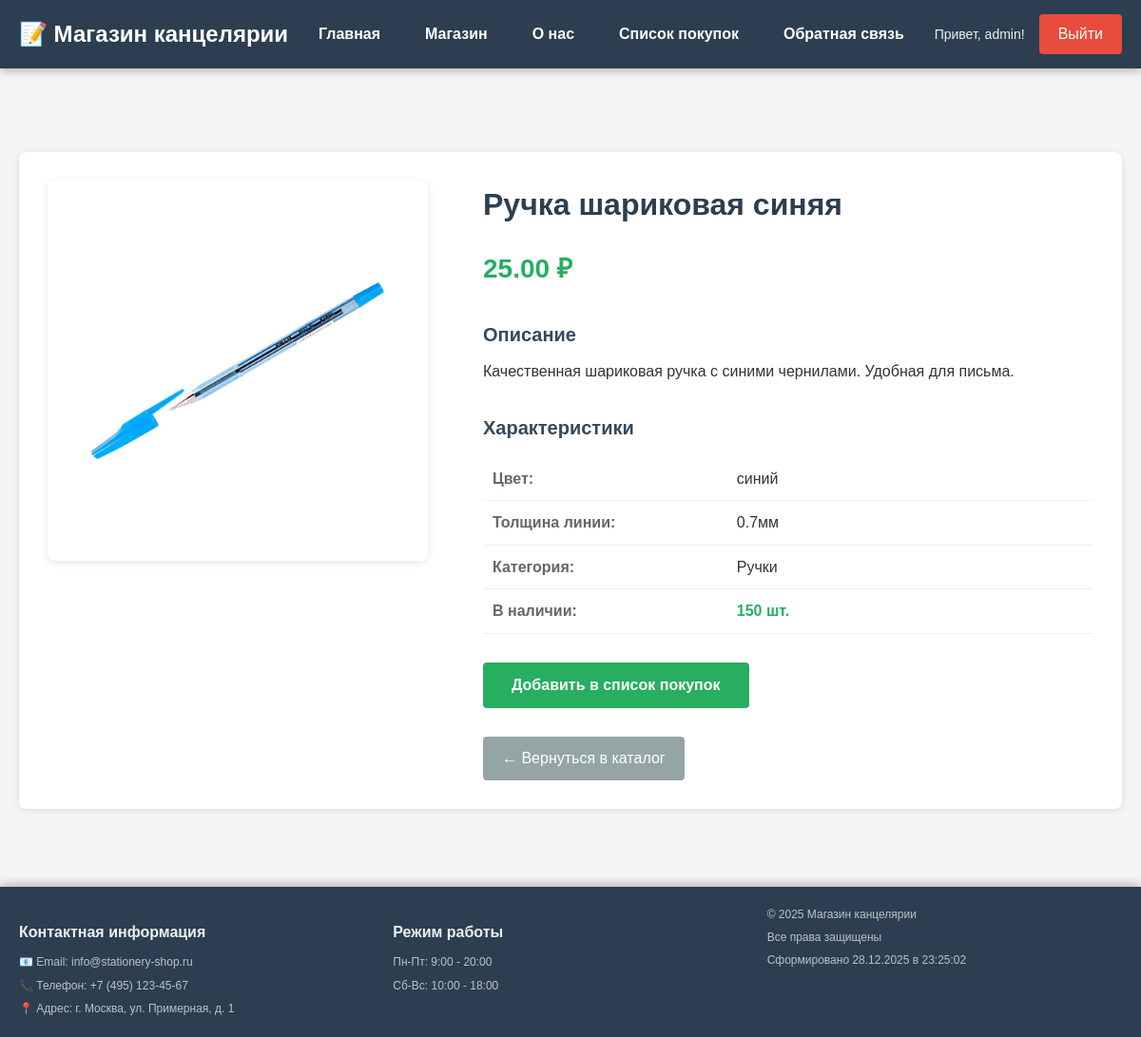
The page /product.php?id=1 (signed in) on the database its author committed.
### tables this page shows
CREATE TABLE IF NOT EXISTS users (
    id INT AUTO_INCREMENT PRIMARY KEY,
    login VARCHAR(50) UNIQUE NOT NULL,
    password VARCHAR(255) NOT NULL,
    email VARCHAR(100),
    created_at TIMESTAMP DEFAULT CURRENT_TIMESTAMP
);

CREATE TABLE IF NOT EXISTS products (
    id INT AUTO_INCREMENT PRIMARY KEY,
    name VARCHAR(200) NOT NULL,
    description TEXT,
    price DECIMAL(10, 2) NOT NULL,
    image VARCHAR(255),
    category VARCHAR(100),
    characteristics TEXT,
    quantity INT DEFAULT 0,
    created_at TIMESTAMP DEFAULT CURRENT_TIMESTAMP
);

### product.php (the view, shortened to what this page needs)
<?php
include 'header.php';
$product_id = intval($_GET['id']);
$stmt = $mysql->prepare("SELECT * FROM products WHERE id = ?");
$stmt->bind_param("i", $product_id);
$stmt->execute();
$result = $stmt->get_result();
$product = $result->fetch_assoc();
$characteristics = [];
if (!empty($product['characteristics'])) {
    $chars = explode(', ', $product['characteristics']);
    foreach ($chars as $char) {
        $parts = explode(': ', $char);
        if (count($parts) == 2) {
            $characteristics[$parts[0]] = $parts[1];
        }
    }
}
?>
<div class="main-content">
    <div class="product-detail-container">
        <div class="product-detail-image">
            <img src="images/<?php echo htmlspecialchars($product['image']); ?>"
                 alt="<?php echo htmlspecialchars($product['name']); ?>"
                 onerror="this.src='images/no-image.jpg'">
        </div>
        <div class="product-detail-info">
            <h1><?php echo htmlspecialchars($product['name']); ?></h1>
            <div class="product-price-large">
                <strong><?php echo number_format($product['price'], 2, '.', ' '); ?> ₽</strong>
            </div>
            <div class="product-description-full">
                <h3>Описание</h3>
                <p><?php echo nl2br(htmlspecialchars($product['description'])); ?></p>
            </div>
            <div class="product-characteristics">
                <h3>Характеристики</h3>
                <table class="characteristics-table">
                    <?php if (!empty($characteristics)): ?>
                        <?php foreach ($characteristics as $key => $value): ?>
                            <tr>
                                <td><strong><?php echo htmlspecialchars($key); ?>:</strong></td>
                                <td><?php echo htmlspecialchars($value); ?></td>
                            </tr>
                        <?php endforeach; ?>
                    <?php else: ?>
                        <tr>
                            <td colspan="2">Характеристики не указаны</td>
                        </tr>
                    <?php endif; ?>
                    <tr>
                        <td><strong>Категория:</strong></td>
                        <td><?php echo htmlspecialchars($product['category']); ?></td>
                    </tr>
                    <tr>
                        <td><strong>В наличии:</strong></td>
                        <td>
                            <?php if ($product['quantity'] > 0): ?>
                                <span class="in-stock"><?php echo $product['quantity']; ?> шт.</span>
                            <?php else: ?>
                                <span class="out-of-stock">Нет в наличии</span>
                            <?php endif; ?>
                        </td>
                    </tr>
                </table>
            </div>
            <?php if (isset($_SESSION['user_id']) && $product['quantity'] > 0): ?>
                <div class="add-to-cart-section">
                    <button onclick="addToCart(<?php echo $product['id']; ?>)" class="add-to-cart-btn">
                        Добавить в список покупок
                    </button>
                </div>
            <?php elseif (!isset($_SESSION['user_id'])): ?>
                <div class="login-required">
                    <p>Для добавления товара в список покупок необходимо <a href="login.php">войти</a> в систему</p>
                </div>
            <?php endif; ?>
            <div class="back-to-shop">
                <a href="shop.php" class="back-btn">← Вернуться в каталог</a>
            </div>
        </div>
    </div>
</div>
<?php include 'footer.php'; ?>

### header.php (shortened to what this page needs)
<?php
include 'database.php';
$is_logged_in = isset($_SESSION['user_id']);
$current_user = null;
if ($is_logged_in) {
    $stmt = $mysql->prepare("SELECT * FROM users WHERE id = ?");
    $stmt->bind_param("i", $_SESSION['user_id']);
    $stmt->execute();
    $result = $stmt->get_result();
    $current_user = $result->fetch_assoc();
}
?>
<!DOCTYPE html>
<html lang="ru">
<head>
    <link rel="stylesheet" href="style.css">
</head>
<body>
    <div class="header">
        <div class="header-content">
            <div class="logo-section">
                <h1>📝 Магазин канцелярии</h1>
            </div>
            <nav class="navbar">
                <a href="index.php" class="<?php echo (basename($_SERVER['PHP_SELF']) == 'index.php') ? 'active' : ''; ?>">Главная</a>
                <a href="shop.php" class="<?php echo (basename($_SERVER['PHP_SELF']) == 'shop.php') ? 'active' : ''; ?>">Магазин</a>
                <a href="about.php" class="<?php echo (basename($_SERVER['PHP_SELF']) == 'about.php') ? 'active' : ''; ?>">О нас</a>
                <?php if ($is_logged_in): ?>
                    <a href="cart.php" class="<?php echo (basename($_SERVER['PHP_SELF']) == 'cart.php') ? 'active' : ''; ?>">Список покупок</a>
                    <a href="feedback.php" class="<?php echo (basename($_SERVER['PHP_SELF']) == 'feedback.php') ? 'active' : ''; ?>">Обратная связь</a>
                <?php endif; ?>
            </nav>
            <div class="auth-section">
                <?php if ($is_logged_in): ?>
                    <span class="user-info">Привет, <?php echo htmlspecialchars($current_user['login']); ?>!</span>
                    <a href="logout.php" class="logout-btn">Выйти</a>
                <?php else: ?>
                    <a href="login.php" class="login-btn">Войти</a>
                <?php endif; ?>
            </div>
        </div>
    </div>

### style.css (style rules this page uses)
* { box-sizing: border-box; margin: 0; padding: 0; }
body { font-family: Arial, sans-serif; background: #f5f5f5; color: #333; line-height: 1.6; padding-top: 120px; padding-bottom: 200px; }
.header { background: #2c3e50; color: #fff; padding: 15px 0; position: fixed; top: 0; width: 100%; z-index: 1000; box-shadow: 0 2px 10px rgba(0, 0, 0, 0.3); }
.header-content { max-width: 1200px; margin: 0 auto; padding: 0 20px; display: flex; justify-content: space-between; align-items: center; flex-wrap: wrap; }
.logo-section h1 { font-size: 24px; margin: 0; }
.navbar { display: flex; gap: 15px; flex-wrap: wrap; }
.navbar a { text-decoration: none; color: #fff; font-weight: 600; padding: 8px 16px; border-radius: 4px; transition: all 0.3s ease; }
.auth-section { display: flex; align-items: center; gap: 15px; }
.user-info { color: #ecf0f1; font-size: 14px; }
.login-btn, .logout-btn { background: #3498db; color: white; padding: 8px 20px; text-decoration: none; border-radius: 4px; transition: background 0.3s ease; }
.logout-btn { background: #e74c3c; }
.main-content { max-width: 1200px; margin: 0 auto; padding: 20px; }
h3 { color: #34495e; margin: 20px 0 10px; font-size: 20px; }
.product-detail-container { display: grid; grid-template-columns: 1fr 1.5fr; gap: 30px; background: #fff; padding: 30px; border-radius: 8px; box-shadow: 0 2px 8px rgba(0, 0, 0, 0.1); margin: 20px 0; }
.product-detail-image { width: 100%; }
.product-detail-image img { width: 100%; max-width: 400px; height: auto; border-radius: 8px; box-shadow: 0 2px 8px rgba(0, 0, 0, 0.1); }
.product-detail-info h1 { color: #2c3e50; margin: 0 0 20px 0; font-size: 32px; }
.product-price-large { font-size: 28px; color: #27ae60; font-weight: bold; margin: 20px 0; }
.product-description-full { margin: 30px 0; }
.product-characteristics { margin: 30px 0; }
.characteristics-table { width: 100%; border-collapse: collapse; margin-top: 15px; }
.characteristics-table td { padding: 10px; border-bottom: 1px solid #eee; }
.characteristics-table td:first-child { width: 40%; color: #666; }
.in-stock { color: #27ae60; font-weight: bold; }
.add-to-cart-section { margin: 30px 0; }
.add-to-cart-btn { background: #27ae60; color: white; padding: 15px 30px; border: none; border-radius: 4px; font-size: 16px; font-weight: bold; cursor: pointer; transition: background 0.3s ease; }
.back-to-shop { margin-top: 30px; }
.back-btn { display: inline-block; background: #95a5a6; color: white; padding: 10px 20px; text-decoration: none; border-radius: 4px; transition: background 0.3s ease; }

### rows shown on the page
users: login "admin"
products: image (picture), name "Ручка шариковая синяя", price "25.00", description "Качественная шариковая ручка с синими чернилами. Удобная для письма.", category "Ручки", quantity "150"

### other values the page prints
$key "Цвет"
$value "синий"
$key "Толщина линии"
$value "0.7мм"
